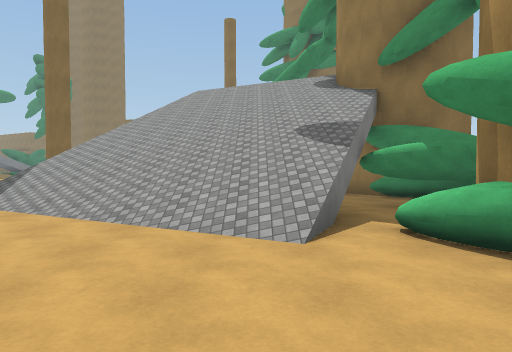
view 1 (above)

23 first-person views from a walk through a scene from a Unity 3-D project. The camera is 1.5 m above the floor, tilts 2° down and sees 75° across. The floor is counted in squares, 2 m on a side. Each view is taken from the middle of a square. On the plan, view 1 faces up. The plan holds only what a view shows up to about 11 squares ahead; the rest is blank. The place goes on beyond the plan. The player is left out. Surface patterns are stand-ins for the level's own textures.

view 2
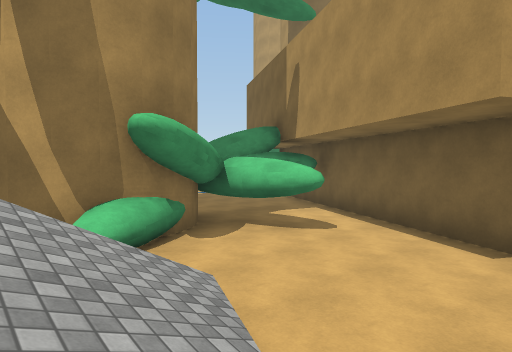

view 3
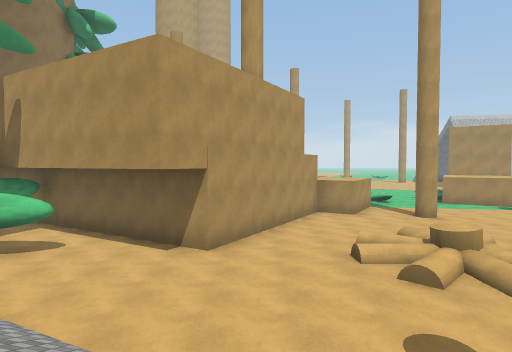

view 4
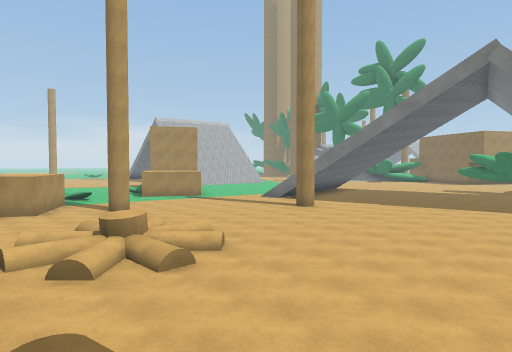

view 5
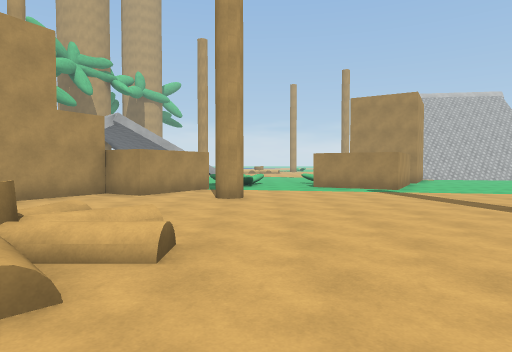

view 6
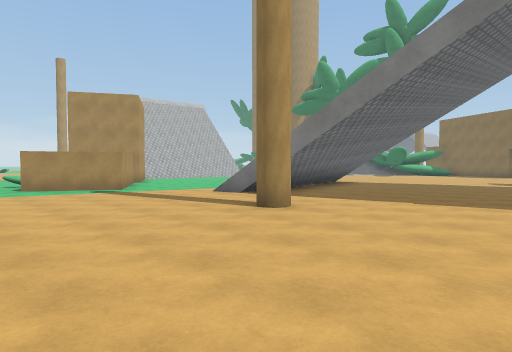

view 7
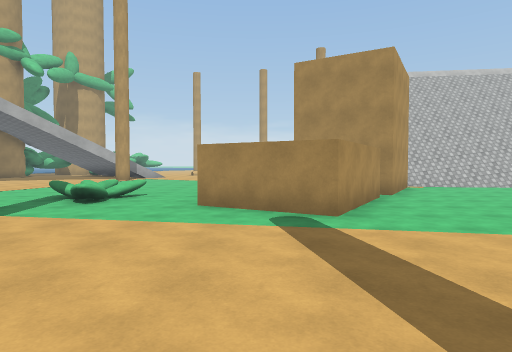

view 8
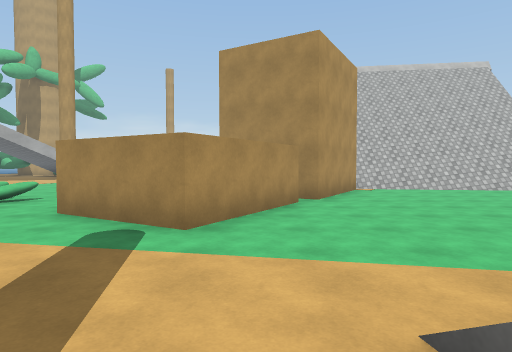

view 9
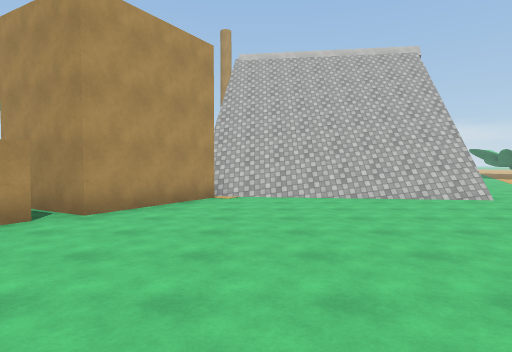

view 10
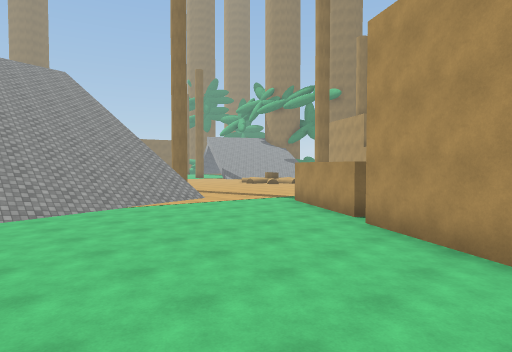

view 11
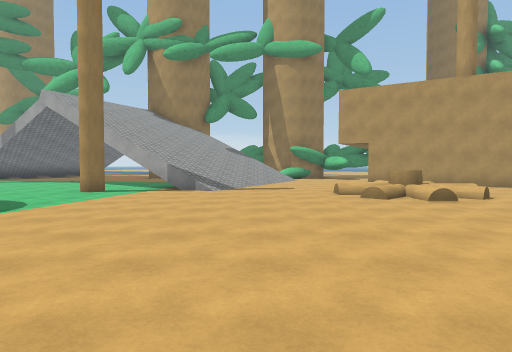

view 12
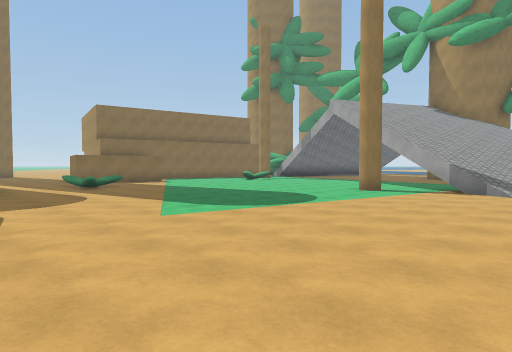

view 13
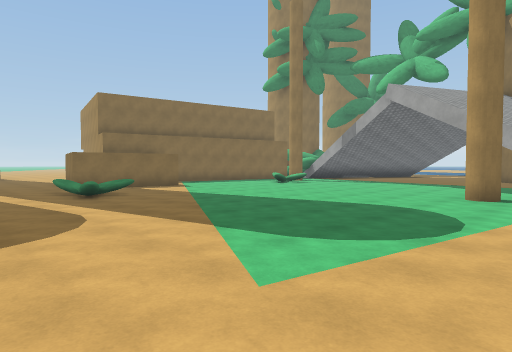

view 14
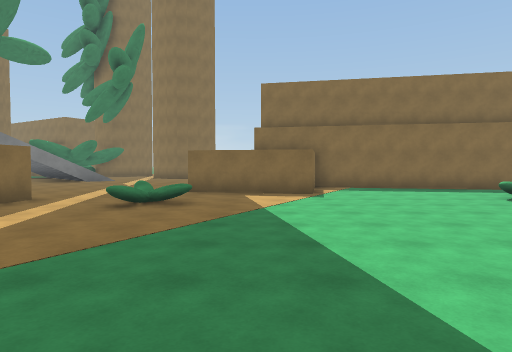

view 15
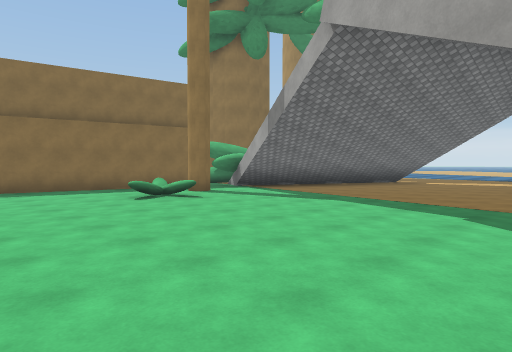

view 16
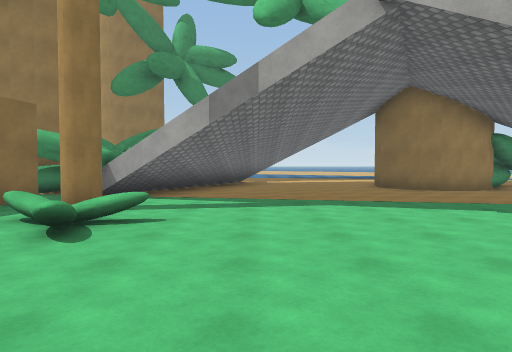

view 17
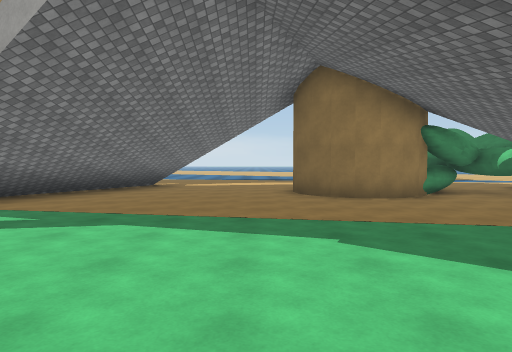

view 18
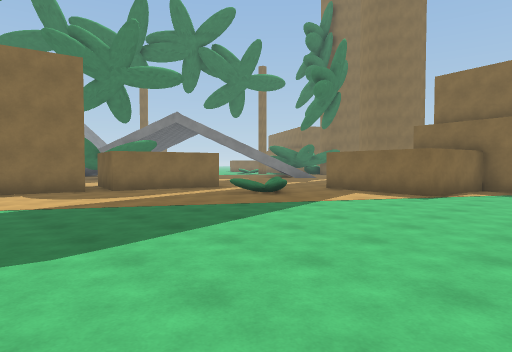

view 19
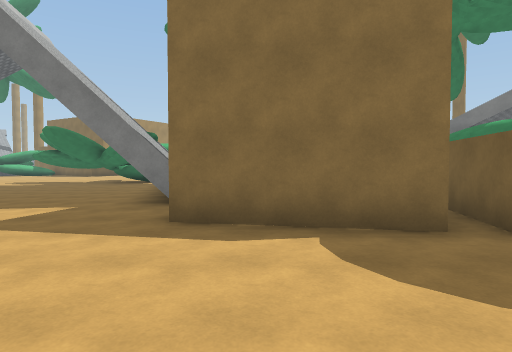

view 20
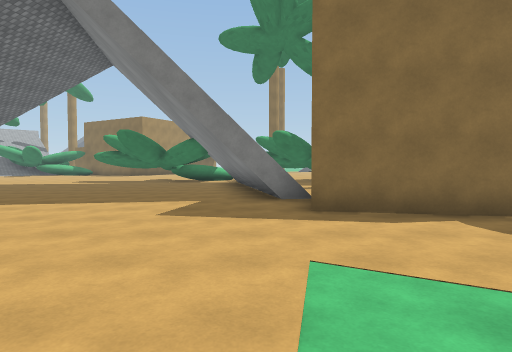

view 21
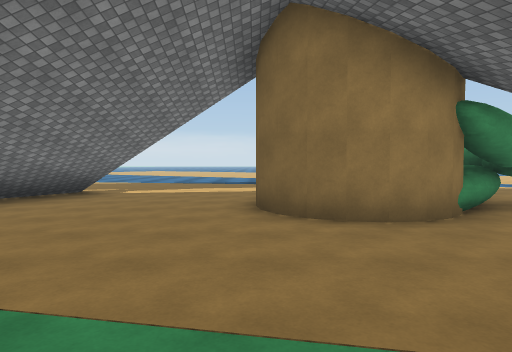

view 22
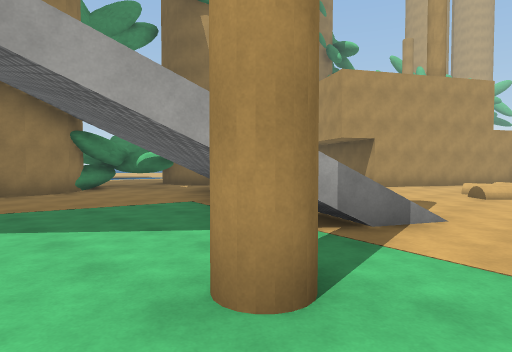

view 23
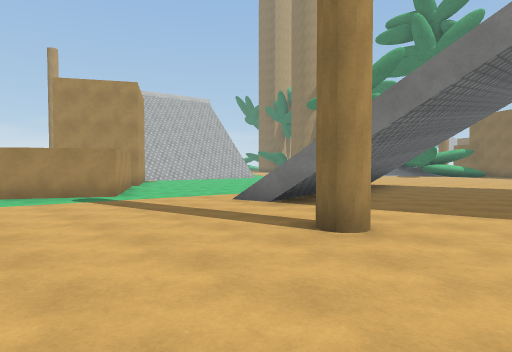

### Floor plan
Key: @ floor where view 1 was taken; # wall or solid block; x gap in a wall; . main floor; : floor 1.5 m higher than the main floor; / step, stairs or slope; = window, fence, low wall or low ledge; v drop or lower ground; O other object.
Columns run from 21 left of view 1 to 5 right of it. Each row starts with its distance up from view 1.
 21      ... ..  ######
 20      ... ..###....####
 19       .....###.......#
 18        .............x##==
 17        #..#......==...
 16        #..==...........//
 15       ##.................//
 14      ##....................
 13       #....................
 12       #....................
 11      ##..................#.
 10     .#.........#........##
  9     #............/......#
  8 ///.............#///....##
  7 ................//////...##
  6 ................///////####
  5 ................../////##
  4 ....................///##
  3 ..............//.......##
  2 .............////.......#
  1 ............./OO/.....###
  0 ........#....////..##@.. ..
 -1 ....../...........#####. ..
 -2 ///////...........#   ##...
 -3  //////..........##    ###.
 -4  ////........#.###
 -5  .............###
 -6  .......#.....#
 -7 .......####.=..
 -8 .......#  .....
 -9 .......#  =.=v..
-10 .....###   ......
-11 .....#     ... ...
-12 ////##     ...  ..
-13 ////:
-14  ..//

Where each view was taken, in squares from view 1:
view 1: 0 up, 0 right, facing up
view 2: 5 up, 2 left, facing down-right
view 3: 7 up, 3 left, facing down
view 4: 7 up, 4 left, facing down-left
view 5: 4 up, 9 left, facing down
view 6: 4 up, 9 left, facing down-left
view 7: 1 down, 12 left, facing down
view 8: 2 down, 14 left, facing down
view 9: 4 down, 18 left, facing down
view 10: 12 down, 21 left, facing up-right
view 11: 5 up, 15 left, facing right
view 12: 5 up, 15 left, facing up-right
view 13: 8 up, 14 left, facing up-right
view 14: 10 up, 9 left, facing up
view 15: 10 up, 7 left, facing up-right
view 16: 15 up, 7 left, facing right
view 17: 12 up, 5 left, facing right
view 18: 10 up, 5 left, facing up-left
view 19: 11 up, 11 left, facing left
view 20: 9 up, 10 left, facing left
view 21: 11 up, 2 left, facing right
view 22: 11 up, 7 left, facing down-right
view 23: 2 up, 10 left, facing down-left
